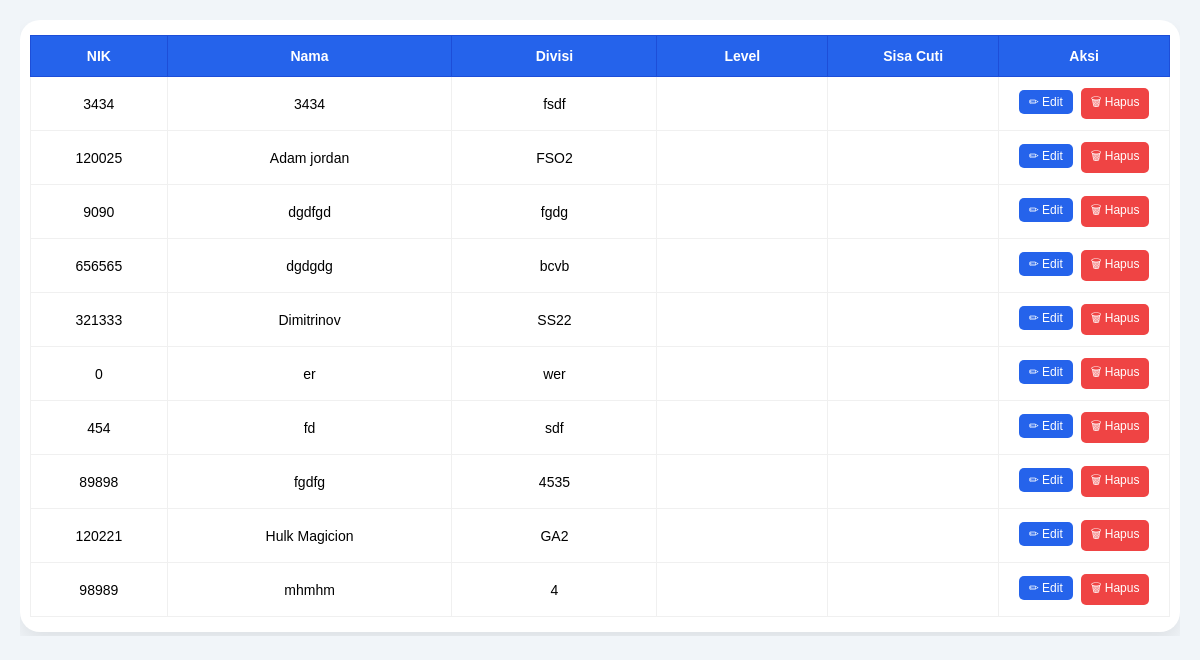
Screenshot of /karyawan/indextes.php with the database file from the repository.
### tables this page shows
CREATE TABLE IF NOT EXISTS `karyawan` (
  `nik` varchar(12) NOT NULL,
  `nama` varchar(50) NOT NULL,
  `divisi` varchar(50) NOT NULL,
  `status_karyawan` varchar(20) NOT NULL,
  `tgl_joinkerja` date NOT NULL,
  `sisa_cuti` int(10) NOT NULL,
  PRIMARY KEY (`nik`)
);

### karyawan/indextes.php (the view, shortened to what this page needs)
<?php
require '../function/koneksi.php';
?>
<!DOCTYPE html>
<html>
<head>
</head>
<body>
<div class="table-wrapper">
    <div class="table-box">
        <table>
            <thead>
                <tr>
                    <th>NIK</th>
                    <th>Nama</th>
                    <th>Divisi</th>
                    <th>Level</th>
                    <th>Sisa Cuti</th>
                    <th>Aksi</th>
                </tr>
            </thead>
            <tbody>
                <?php
                $query = mysqli_query($connect, "SELECT * FROM karyawan ORDER BY nama ASC");
                if (!$query) {
                    echo '<tr><td colspan="6" style="color:red;padding:20px;text-align:center;">';
                    echo "Error SQL: " . mysqli_error($connect);
                    echo '</td></tr>';
                } else {
                    if(mysqli_num_rows($query) > 0) {
                        while($data = mysqli_fetch_assoc($query)) {
                ?>
                            <tr>
                                <td><?php echo htmlspecialchars($data['nik']); ?></td>
                                <td><?php echo htmlspecialchars($data['nama']); ?></td>
                                <td><?php echo htmlspecialchars($data['divisi']); ?></td>
                                <td><?php echo htmlspecialchars($data['level']); ?></td>
                                <td><?php echo htmlspecialchars($data['sisacuti']); ?></td>
                                <td>
                                    <a href="edit.php?nik=<?php echo urlencode($data['nik']); ?>" class="btn-edit">
                                        ✏ Edit
                                    </a>
                                    <a href="hapus.php?nik=<?php echo urlencode($data['nik']); ?>"
                                    class="btn-hapus"
                                    onclick="return confirm('Yakin ingin menghapus data ini?')">
                                        🗑 Hapus
                                    </a>
                                </td>
                            </tr>
                <?php
                        }
                    }
                }
                ?>
            </tbody>
        </table>
    </div>
</div>
</body>
</html>

### karyawan/indextes.php (style rules this page uses)
* { margin: 0; padding: 0; box-sizing: border-box; }
body { padding: 20px; background: #f1f5f9; font-family: Arial, Helvetica, sans-serif; }
.table-wrapper { width: 100%; max-width: 100%; overflow-x: auto; overflow-y: visible; -webkit-overflow-scrolling: touch; }
.table-box { background:#fff; border-radius:20px; box-shadow:0 10px 20px rgba(0,0,0,.08); padding: 15px 10px; min-width: 100%; display: inline-block; }
table { width: 100%; min-width: 750px; border-collapse:collapse; font-size: 14px; table-layout: fixed; }
table th { background:#2563eb; color:#fff; padding:12px 8px; text-align:center; font-weight: 600; white-space: nowrap; border: 1px solid #1d4ed8; }
table td { padding:10px 8px; border-bottom:1px solid #eee; text-align:center; word-wrap: break-word; vertical-align: middle; border: 1px solid #f0f0f0; }
table th:nth-child(1), table td:nth-child(1) { width: 12%; }
table th:nth-child(2), table td:nth-child(2) { width: 25%; }
table th:nth-child(3), table td:nth-child(3) { width: 18%; }
table th:nth-child(4), table td:nth-child(4) { width: 15%; }
table th:nth-child(5), table td:nth-child(5) { width: 15%; }
table th:nth-child(6), table td:nth-child(6) { width: 15%; }
.btn-edit, .btn-hapus { display: inline-block; padding: 5px 10px; border-radius: 5px; text-decoration: none; font-size: 12px; font-weight: 500; color: #fff !important; margin: 1px 2px; white-space: nowrap; transition: all 0.2s; border: none; cursor: pointer; min-width: 50px; }
.btn-edit { background:#2563eb; }
.btn-hapus { background:#ef4444; }

### rows the page displays
karyawan: nik "3434", nama "3434", divisi "fsdf"
karyawan: nik "120025", nama "Adam jordan", divisi "FSO2"
karyawan: nik "9090", nama "dgdfgd", divisi "fgdg"
karyawan: nik "656565", nama "dgdgdg", divisi "bcvb"
karyawan: nik "321333", nama "Dimitrinov", divisi "SS22"
karyawan: nik "0", nama "er", divisi "wer"
karyawan: nik "454", nama "fd", divisi "sdf"
karyawan: nik "89898", nama "fgdfg", divisi "4535"
karyawan: nik "120221", nama "Hulk Magicion", divisi "GA2"
karyawan: nik "98989", nama "mhmhm", divisi "4"
